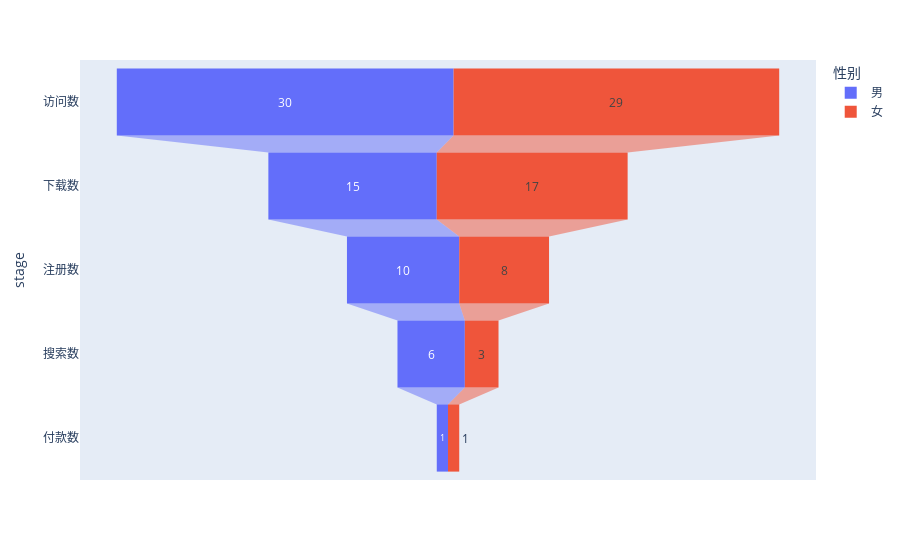

Notebook code cell kept with this figure:
### Code cell
import pandas as pd

stages = ["访问数", "下载数", "注册数", "搜索数", "付款数"]
df_male = pd.DataFrame(dict(number = [30, 15, 10, 6, 1], stage = stages))
df_male['性别'] = '男'
df_female = pd.DataFrame(dict(number = [29, 17, 8, 3, 1], stage = stages))
df_female['性别'] = '女'
df = pd.concat([df_male, df_female], axis = 0)
fig = px.funnel(df, x='number', y='stage', color='性别')
fig.show()

### Figure 1 — Plotly figure (JSON) as saved in the notebook; plotly's stock layout.template omitted (floating-point values rounded to 4 significant figures)
{"data": [{"hovertemplate": "性别=男<br>number=%{x}<br>stage=%{y}<extra></extra>", "legendgroup": "男", "marker": {"color": "#636efa"}, "name": "男", "orientation": "h", "showlegend": true, "type": "funnel", "x": [30, 15, 10, 6, 1], "xaxis": "x", "y": ["访问数", "下载数", "注册数", "搜索数", "付款数"], "yaxis": "y"}, {"hovertemplate": "性别=女<br>number=%{x}<br>stage=%{y}<extra></extra>", "legendgroup": "女", "marker": {"color": "#EF553B"}, "name": "女", "orientation": "h", "showlegend": true, "type": "funnel", "x": [29, 17, 8, 3, 1], "xaxis": "x", "y": ["访问数", "下载数", "注册数", "搜索数", "付款数"], "yaxis": "y"}], "layout": {"legend": {"title": {"text": "性别"}, "tracegroupgap": 0}, "margin": {"t": 60}, "xaxis": {"anchor": "y", "domain": [0, 1], "title": {"text": "number"}}, "yaxis": {"anchor": "x", "domain": [0, 1], "title": {"text": "stage"}}}}
